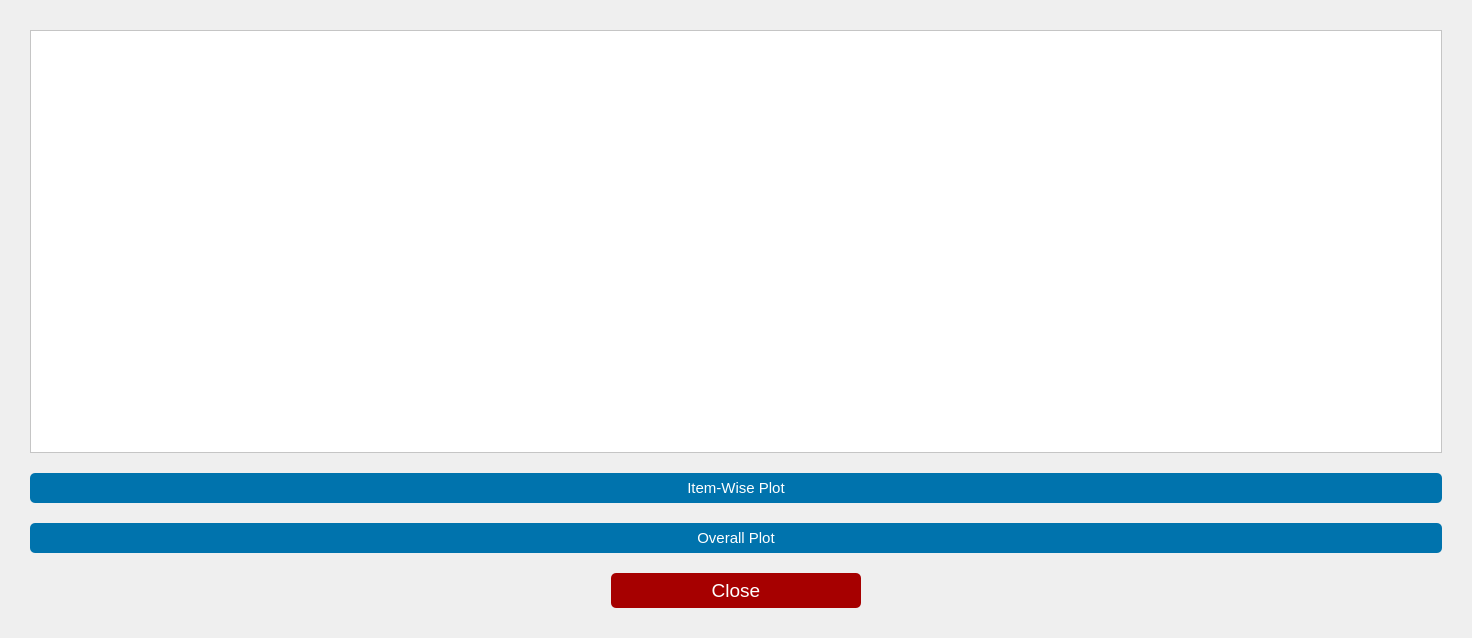
<?xml version="1.0" encoding="UTF-8"?>
<ui version="4.0">
 <class>Dialog</class>
 <widget class="QDialog" name="Dialog">
  <property name="geometry">
   <rect>
    <x>0</x>
    <y>0</y>
    <width>1472</width>
    <height>638</height>
   </rect>
  </property>
  <property name="windowTitle">
   <string>Output</string>
  </property>
  <property name="styleSheet">
   <string notr="true"/>
  </property>
  <layout class="QGridLayout" name="gridLayout">
   <property name="leftMargin">
    <number>30</number>
   </property>
   <property name="topMargin">
    <number>30</number>
   </property>
   <property name="rightMargin">
    <number>30</number>
   </property>
   <property name="bottomMargin">
    <number>30</number>
   </property>
   <property name="spacing">
    <number>20</number>
   </property>
   <item row="0" column="0">
    <widget class="QTextEdit" name="output">
     <property name="styleSheet">
      <string notr="true">font: 10pt &quot;Consolas&quot;;
background-color: rgb(255, 255, 255);
color: rgb(0, 0, 0);</string>
     </property>
    </widget>
   </item>
   <item row="1" column="0">
    <widget class="QPushButton" name="item_wise_plot_button">
     <property name="minimumSize">
      <size>
       <width>0</width>
       <height>30</height>
      </size>
     </property>
     <property name="font">
      <font>
       <family>MS Shell Dlg 2</family>
       <pointsize>11</pointsize>
       <weight>9</weight>
       <italic>false</italic>
       <bold>false</bold>
      </font>
     </property>
     <property name="styleSheet">
      <string notr="true">color: rgb(255, 255, 255);
font: 75 11pt &quot;MS Shell Dlg 2&quot;;
border :0px solid;
border-color: rgb(255, 255, 255);
background-color: rgb(0, 115, 173);
border-radius: 5px;</string>
     </property>
     <property name="text">
      <string>Item-Wise Plot</string>
     </property>
    </widget>
   </item>
   <item row="2" column="0">
    <widget class="QPushButton" name="overall_plot_button">
     <property name="minimumSize">
      <size>
       <width>0</width>
       <height>30</height>
      </size>
     </property>
     <property name="font">
      <font>
       <family>Arial</family>
       <pointsize>11</pointsize>
       <weight>9</weight>
       <italic>false</italic>
       <bold>false</bold>
      </font>
     </property>
     <property name="styleSheet">
      <string notr="true">color: rgb(255, 255, 255);
font: 75 11pt &quot;Arial&quot;;
border :0px solid;
border-color: rgb(255, 255, 255);
background-color: rgb(0, 115, 173);
border-radius: 5px;</string>
     </property>
     <property name="text">
      <string>Overall Plot</string>
     </property>
    </widget>
   </item>
   <item row="3" column="0">
    <layout class="QHBoxLayout" name="horizontalLayout">
     <item>
      <spacer name="horizontalSpacer">
       <property name="orientation">
        <enum>Qt::Horizontal</enum>
       </property>
       <property name="sizeHint" stdset="0">
        <size>
         <width>438</width>
         <height>20</height>
        </size>
       </property>
      </spacer>
     </item>
     <item>
      <widget class="QPushButton" name="close_btn">
       <property name="minimumSize">
        <size>
         <width>250</width>
         <height>35</height>
        </size>
       </property>
       <property name="font">
        <font>
         <family>Arial</family>
         <pointsize>14</pointsize>
         <weight>9</weight>
         <italic>false</italic>
         <bold>false</bold>
        </font>
       </property>
       <property name="styleSheet">
        <string notr="true">color: rgb(255, 255, 255);
font: 75 14pt &quot;Arial&quot;;
border :0px solid;
border-color: rgb(255, 255, 255);
background-color: rgb(166, 0, 0);
border-radius: 5px;</string>
       </property>
       <property name="text">
        <string>Close</string>
       </property>
      </widget>
     </item>
     <item>
      <spacer name="horizontalSpacer_2">
       <property name="orientation">
        <enum>Qt::Horizontal</enum>
       </property>
       <property name="sizeHint" stdset="0">
        <size>
         <width>418</width>
         <height>20</height>
        </size>
       </property>
      </spacer>
     </item>
    </layout>
   </item>
  </layout>
 </widget>
 <resources/>
 <connections/>
</ui>
